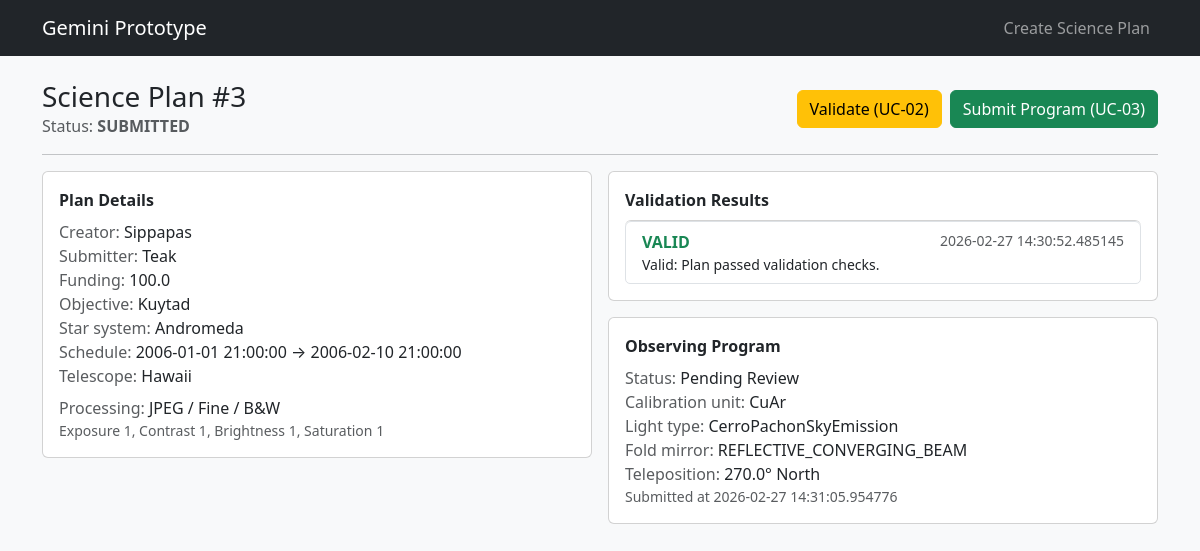
The page /plans/3 on the database its author committed.
### app/models.py (models this page shows)
class SciencePlan(SQLModel, table=True):
    id: Optional[int] = Field(default=None, primary_key=True)
    creator: str
    submitter: str
    funding: float
    objective: str = Field(max_length=500)
    star_system: str
    schedule_start: datetime
    schedule_end: datetime
    telescope_location: str  # Hawaii or Chile
    file_type: str           # PNG, JPEG, RAW
    file_quality: str        # Low, Fine
    image_mode: str          # B&W, Color
    exposure: int            # 0-50
    contrast: int            # 0-50
    brightness: int          # 0-50
    saturation: int          # 0-50
    status: str = Field(default="DRAFT")  # DRAFT, VALID, INVALID, SUBMITTED
    created_at: datetime = Field(default_factory=datetime.utcnow)
    updated_at: datetime = Field(default_factory=datetime.utcnow)

class ValidationResult(SQLModel, table=True):
    id: Optional[int] = Field(default=None, primary_key=True)
    plan_id: int = Field(foreign_key="scienceplan.id")
    is_valid: bool
    message: str
    created_at: datetime = Field(default_factory=datetime.utcnow)

class ObservingProgram(SQLModel, table=True):
    id: Optional[int] = Field(default=None, primary_key=True)
    plan_id: int = Field(foreign_key="scienceplan.id")
    calibration_unit: str
    light_type: str
    fold_mirror_type: str
    teleposition_degree: float  # 0-360
    teleposition_direction: str # North/East/West/South
    status: str = Field(default="Pending Review")
    submitted_at: datetime = Field(default_factory=datetime.utcnow)

### app/main.py (the view)
@app.get("/plans/{plan_id}", response_class=HTMLResponse)
def plan_detail(request: Request, plan_id: int, session: Session = Depends(get_session)):
    plan = session.get(SciencePlan, plan_id)
    if not plan:
        return HTMLResponse("Plan not found", status_code=404)
    results = session.exec(
        select(ValidationResult).where(ValidationResult.plan_id == plan_id).order_by(ValidationResult.created_at.desc())
    ).all()
    program = session.exec(select(ObservingProgram).where(ObservingProgram.plan_id == plan_id)).first()
    return templates.TemplateResponse("plan_detail.html", {
        "request": request,
        "plan": plan,
        "results": results,
        "program": program
    })

### app/templates/plan_detail.html
{% extends "base.html" %}
{% block content %}
<div class="d-flex align-items-center justify-content-between">
  <div>
    <h3 class="m-0">Science Plan #{{ plan.id }}</h3>
    <div class="text-muted">Status: <span class="fw-semibold">{{ plan.status }}</span></div>
  </div>
  <div class="d-flex gap-2">
    <form method="post" action="/plans/{{plan.id}}/validate">
      <button class="btn btn-warning" type="submit">Validate (UC-02)</button>
    </form>
    <a class="btn btn-success" href="/plans/{{plan.id}}/submit">Submit Program (UC-03)</a>
  </div>
</div>
<hr/>
<div class="row g-3">
  <div class="col-md-6">
    <div class="card p-3">
      <div class="fw-semibold mb-2">Plan Details</div>
      <div><span class="text-muted">Creator:</span> {{ plan.creator }}</div>
      <div><span class="text-muted">Submitter:</span> {{ plan.submitter }}</div>
      <div><span class="text-muted">Funding:</span> {{ plan.funding }}</div>
      <div><span class="text-muted">Objective:</span> {{ plan.objective }}</div>
      <div><span class="text-muted">Star system:</span> {{ plan.star_system }}</div>
      <div><span class="text-muted">Schedule:</span> {{ plan.schedule_start }} → {{ plan.schedule_end }}</div>
      <div><span class="text-muted">Telescope:</span> {{ plan.telescope_location }}</div>
      <div class="mt-2"><span class="text-muted">Processing:</span> {{ plan.file_type }} / {{ plan.file_quality }} / {{ plan.image_mode }}</div>
      <div class="text-muted small">Exposure {{ plan.exposure }}, Contrast {{ plan.contrast }}, Brightness {{ plan.brightness }}, Saturation {{ plan.saturation }}</div>
    </div>
  </div>
  <div class="col-md-6">
    <div class="card p-3">
      <div class="fw-semibold mb-2">Validation Results</div>
      {% if results|length == 0 %}
        <div class="text-muted">No validation results yet. Click “Validate”.</div>
      {% else %}
        <ul class="list-group">
          {% for r in results %}
            <li class="list-group-item">
              <div class="d-flex justify-content-between">
                <div class="fw-semibold">
                  {% if r.is_valid %}<span class="text-success">VALID</span>{% else %}<span class="text-danger">INVALID</span>{% endif %}
                </div>
                <div class="small text-muted">{{ r.created_at }}</div>
              </div>
              <div class="small">{{ r.message }}</div>
            </li>
          {% endfor %}
        </ul>
      {% endif %}
    </div>
    <div class="card p-3 mt-3">
      <div class="fw-semibold mb-2">Observing Program</div>
      {% if program %}
        <div><span class="text-muted">Status:</span> {{ program.status }}</div>
        <div><span class="text-muted">Calibration unit:</span> {{ program.calibration_unit }}</div>
        <div><span class="text-muted">Light type:</span> {{ program.light_type }}</div>
        <div><span class="text-muted">Fold mirror:</span> {{ program.fold_mirror_type }}</div>
        <div><span class="text-muted">Teleposition:</span> {{ program.teleposition_degree }}° {{ program.teleposition_direction }}</div>
        <div class="small text-muted">Submitted at {{ program.submitted_at }}</div>
      {% else %}
        <div class="text-muted">Not submitted yet.</div>
      {% endif %}
    </div>
  </div>
</div>
{% endblock %}

### rows shown on the page
SciencePlan: id "3", status "SUBMITTED", creator "Sippapas", submitter "Teak", funding "100.0", objective "Kuytad", star_system "Andromeda", schedule_start "2006-01-01 21:00:00", schedule_end "2006-02-10 21:00:00", telescope_location "Hawaii", file_type "JPEG", file_quality "Fine", image_mode "B&W", exposure "1", contrast "1", brightness "1", saturation "1"
ValidationResult: is_valid "VALID", created_at "2026-02-27 14:30:52.485145", message "Valid: Plan passed validation checks."
ObservingProgram: status "Pending Review", calibration_unit "CuAr", light_type "CerroPachonSkyEmission", fold_mirror_type "REFLECTIVE_CONVERGING_BEAM", teleposition_degree "270.0", teleposition_direction "North", submitted_at "2026-02-27 14:31:05.954776"
